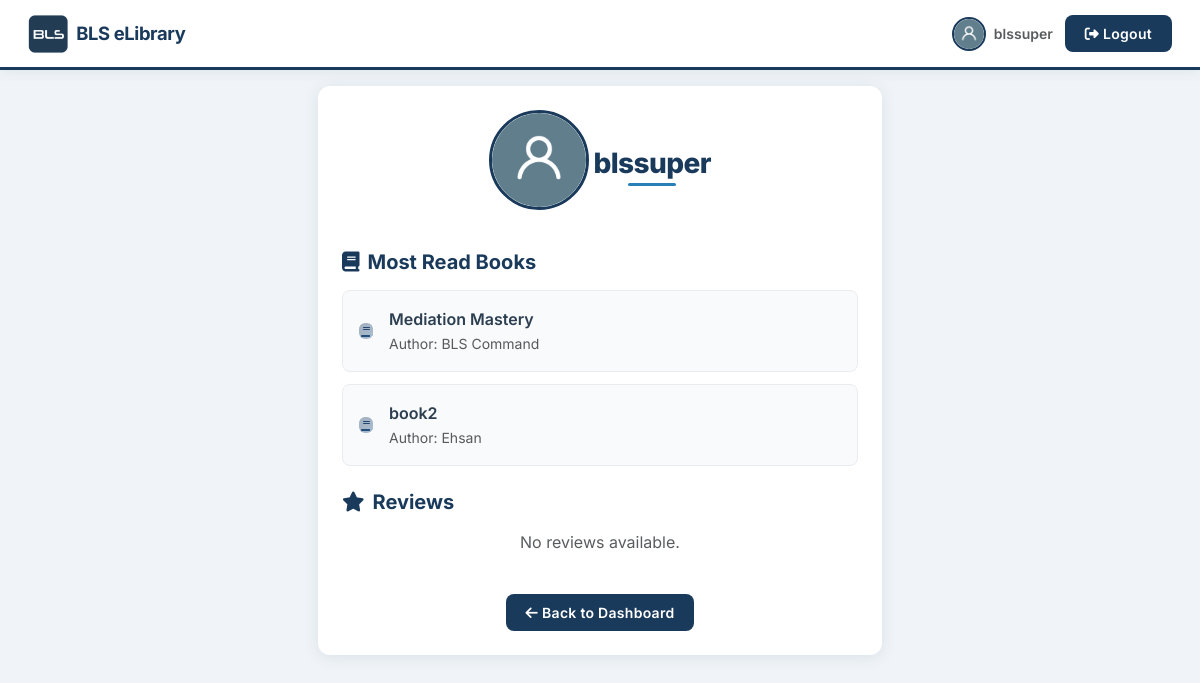
Page /profile/blssuper (signed in) on the committed database.
### core/models.py (models this page shows, shortened)
class BLSUser(AbstractUser):
    banned = models.BooleanField(default=False)

class AbstractModel(models.Model):
    class Meta:
        abstract = True
    creation_date = models.DateTimeField(auto_now_add=True)
    updated_date = models.DateTimeField(auto_now=True)

class Book(AbstractModel):
    book_id = models.AutoField(primary_key=True)
    title = models.CharField(max_length=100, validators=[check_book_text])
    author = models.CharField(max_length=100, validators=[check_book_text])
    isbn = models.CharField(max_length=100, validators=[
                            check_isbn])
    category = models.IntegerField(choices=BOOK_CATEGORIES)
    physical = models.BooleanField(default=True)
    ebook = models.BooleanField(default=True)
    file = models.FileField(upload_to='books/', blank=True, validators=[
                            FileExtensionValidator(['pdf'], 'incorrect File Type!')])
    stock_level = models.IntegerField(default=0, blank=True)
    inventory = models.IntegerField(default=0)
    description = models.CharField(max_length=1000, blank=True)
    cover = models.ImageField(upload_to='covers/', blank=True)
    in_stock = models.BooleanField(default=False)
    numofpages = models.IntegerField(default=10, blank=True)
    text = models.TextField(blank=True)
    audio = models.FileField(upload_to='audio/', blank=True)
    audio_version = models.BooleanField(default=False)

### core/views.py (the view)
# urls.py: path('profile/<str:username>', profile, name='profile'),
@login_required
def profile(request, username):
    user = BLSUser.objects.filter(username=username)
    if not user.exists():
        return _error(request, 'BLS-E006', 'User not found.', status=404)
    user = user[0]
    read_books = OnlineBookRead.objects.filter(user_id=user)
    title_frequency = {}
    books = []
    if len(read_books) > 0:
        for readbook in read_books:
            if readbook.book.title in title_frequency:
                title_frequency[readbook.book.title] += 1
            else:
                title_frequency[readbook.book.title] = 1
        top_book1 = max(title_frequency, key=title_frequency.get)
        title_frequency[top_book1] = 0
        top_book2 = max(title_frequency, key=title_frequency.get)
        books.append(Book.objects.get(title=top_book1))
        books.append(Book.objects.get(title=top_book2))
    if len(books) > 0:
        hasbooks = True
    else:
        hasbooks = False
    isuser = True if request.user == user else False
    penalities = Penalty.objects.filter(user_id=user, paid=False)
    reviews = Review.objects.filter(user_id=user, see=True)
    haspenalties = True if len(penalities) > 0 else False
    bookmarks = Bookmark.objects.filter(user_id=user)
    if len(bookmarks) > 0:
        hasbookmarks = True
    else:
        hasbookmarks = False
    return render(request, 'profile.html', {'hasbookmarks': hasbookmarks, 'bookmarks': bookmarks, 'hasbooks': hasbooks, 'isuser': isuser, 'books': books, 'user': user, 'penalties': penalities, 'haspenalties': haspenalties, 'reviews': reviews})

### templates/profile.html (shortened to what this page needs)
{% extends "base.html" %}
{% load static %}
{% block content %}
<div class="row justify-content-center animate-fade-up">
    <div class="col-md-8 col-lg-6">
        <div class="bls-card-static p-4 text-center">
            <img src="{% static 'student-icon.png' %}" alt="Profile Picture" class="profile-avatar mb-3">
            <h3 class="bls-heading bls-heading-center">{{ user.username }}</h3>
            <div class="mt-4 text-start">
                <h5 class="fw-bold mb-3" style="color: var(--bls-navy);"><i class="fas fa-book me-2"></i>Most Read Books</h5>
                {% if hasbooks %}
                    {% for thisbook in books %}
                    <div class="review-item d-flex align-items-center gap-3 animate-fade-up">
                        <a href="{% url 'book' thisbook.book_id %}">
                        </a>
                        <div class="flex-grow-1">
                            <p class="mb-0 fw-semibold">{{ thisbook.title }}</p>
                            <small class="text-muted">Author: {{ thisbook.author }}</small>
                        </div>
                    </div>
                    {% endfor %}
                {% else %}
                    <p class="text-muted text-center">No books read yet.</p>
                {% endif %}
            </div>
            <div class="mt-4 text-start">
                <h5 class="fw-bold mb-3" style="color: var(--bls-navy);"><i class="fas fa-star me-2"></i>Reviews</h5>
                {% if reviews.exists %}
                    {% for review in reviews %}
                    <div class="review-item d-flex align-items-start gap-3 animate-fade-up">
                        <a href="{% url 'book' review.book_id %}">
                            {% if review.book.cover %}<img src="{{ review.book.cover.url }}" alt="Book Cover" class="rounded" style="width: 50px; height: 75px; object-fit: cover;" data-cover="sm" data-fallback="cover-fallback-sm">{% else %}<div class="cover-fallback-sm"><i class="fas fa-book"></i></div>{% endif %}
                        </a>
                        <div class="flex-grow-1">
                            <p class="mb-0 fw-semibold">{{ review.book.title }}</p>
                            <small class="text-muted">{{ review.comments }}</small>
                            {% if isuser %}
                            <div class="mt-1">
                                <a href="{% url 'delete_review' review.review_id %}" class="text-danger small" target="_blank" onclick="window.open(this.href, '_blank', 'width=600,height=400'); return false;">
                                    <i class="fas fa-trash-alt me-1"></i>Delete
                                </a>
                            </div>
                            {% endif %}
                        </div>
                    </div>
                    {% endfor %}
                {% else %}
                    <p class="text-muted text-center">No reviews available.</p>
                {% endif %}
            </div>
            <a href="{% url 'dashboard' %}" class="btn btn-bls mt-4">
                <i class="fas fa-arrow-left me-1"></i>Back to Dashboard
            </a>
        </div>
    </div>
</div>
{% endblock %}

### templates/base.html (shortened to what this page needs)
<!DOCTYPE html>
{% load static %}
<html lang="en">
<head>
    <link href="https://cdn.jsdelivr.net/npm/bootstrap@5.3.3/dist/css/bootstrap.min.css" rel="stylesheet">
    <link href="https://cdnjs.cloudflare.com/ajax/libs/font-awesome/6.5.1/css/all.min.css" rel="stylesheet">
    <link href="{% static 'css/bls.css' %}" rel="stylesheet">
</head>
<body>
    <nav class="navbar navbar-expand-lg bls-navbar">
        <div class="container-fluid">
            <a class="navbar-brand d-flex align-items-center gap-2" href="{% url 'student_dashboard' %}">
                <img src="{% static 'logos/favicon.png' %}" alt="BLS Logo">
                <span>BLS eLibrary</span>
            </a>
            <div class="d-flex align-items-center gap-2">
                {% if user.is_authenticated %}
                <a href="{% url 'profile' user.username %}" class="d-flex align-items-center text-decoration-none">
                    <img src="{% static 'student-icon.png' %}" alt="User" class="bls-user-avatar">
                </a>
                <span class="d-none d-md-inline fw-semibold text-muted small">{{ user.username }}</span>
                <a href="{% url 'account_logout' %}" class="btn btn-bls btn-sm ms-1">
                    <i class="fas fa-sign-out-alt me-1"></i>Logout
                </a>
                {% else %}
                <a href="{% url 'account_login' %}" class="btn btn-bls btn-sm">
                    <i class="fas fa-sign-in-alt me-1"></i>Login
                </a>
                {% endif %}
            </div>
        </div>
    </nav>
    <main class="container-fluid px-3 px-lg-4 py-3">
        {% block content %}{% endblock %}
    </main>
</body>
</html>

### static/css/bls.css (style rules this page uses)
:root { --bls-navy: #1a3a5c; --bls-navy-dark: #0f2744; --bls-navy-light: #2a5a8c; --bls-grey: #6b7b8d; --bls-grey-light: #a0adb8; --bls-accent: #2980b9; --bls-bg: #f0f4f8; --bls-card: #ffffff; --bls-text: #2c3e50; --bls-text-muted: #6c757d; --bls-success: #27ae60; --bls-danger: #e74c3c; --bls-warning: #f39c12; --bls-radius: 12px; --bls-radius-sm: 8px; --bls-shadow: 0 2px 16px rgba(26,58,92,.10); --bls-shadow-lg: 0 8px 32px rgba(26,58,92,.15); --bls-transition: .3s cubic-bezier(.4,0,.2,1); }
html { scroll-behavior: smooth; }
body { font-family: 'Inter', -apple-system, BlinkMacSystemFont, 'Segoe UI', Roboto, sans-serif; background: var(--bls-bg); color: var(--bls-text); min-height: 100vh; }
a { color: var(--bls-accent); transition: color var(--bls-transition); }
.animate-fade-up { animation: fadeInUp .5s ease both; }
.bls-navbar { background: var(--bls-card); border-bottom: 3px solid var(--bls-navy); box-shadow: 0 2px 12px rgba(26,58,92,.08); padding: .6rem 1rem; position: sticky; top: 0; z-index: 1030; }
.bls-navbar .navbar-brand img { height: 38px; width: auto; transition: transform var(--bls-transition); }
.bls-navbar .navbar-brand span { font-weight: 700; font-size: 1.15rem; color: var(--bls-navy); letter-spacing: -.02em; }
.bls-user-avatar { width: 34px; height: 34px; border-radius: 50%; border: 2px solid var(--bls-navy); transition: transform var(--bls-transition); }
.btn-bls { background: var(--bls-navy); color: #fff; border: none; border-radius: var(--bls-radius-sm); padding: .5rem 1.25rem; font-weight: 600; font-size: .875rem; letter-spacing: .02em; transition: all var(--bls-transition); position: relative; overflow: hidden; }
.bls-card-static { background: var(--bls-card); border: none; border-radius: var(--bls-radius); box-shadow: var(--bls-shadow); }
.bls-heading { font-weight: 800; color: var(--bls-navy); letter-spacing: -.02em; position: relative; display: inline-block; }
.bls-heading::after { content: ''; position: absolute; left: 0; bottom: -6px; height: 3px; width: 48px; background: var(--bls-accent); border-radius: 2px; }
.bls-heading-center::after { left: 50%; transform: translateX(-50%); }
.review-item { background: #f8fafc; border-radius: var(--bls-radius-sm); padding: 1rem; margin-bottom: .75rem; transition: background var(--bls-transition); border: 1px solid #e9ecef; }
.profile-avatar { width: 100px; height: 100px; border-radius: 50%; border: 3px solid var(--bls-navy); object-fit: cover; }

### rows in the picture
BLSUser: username "blssuper"
Book: title "Mediation Mastery", author "BLS Command"
Book: title "book2", author "Ehsan"
